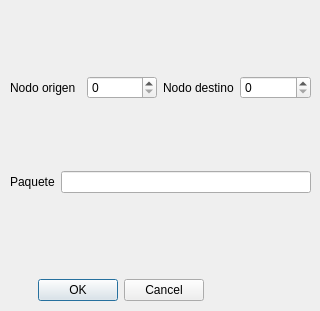
<?xml version="1.0" encoding="UTF-8"?>
<ui version="4.0">
 <class>Dialog</class>
 <widget class="QDialog" name="Dialog">
  <property name="geometry">
   <rect>
    <x>0</x>
    <y>0</y>
    <width>320</width>
    <height>311</height>
   </rect>
  </property>
  <property name="minimumSize">
   <size>
    <width>320</width>
    <height>311</height>
   </size>
  </property>
  <property name="windowTitle">
   <string>Dialog</string>
  </property>
  <widget class="QDialogButtonBox" name="options">
   <property name="geometry">
    <rect>
     <x>10</x>
     <y>270</y>
     <width>221</width>
     <height>41</height>
    </rect>
   </property>
   <property name="orientation">
    <enum>Qt::Horizontal</enum>
   </property>
   <property name="standardButtons">
    <set>QDialogButtonBox::Cancel|QDialogButtonBox::Ok</set>
   </property>
   <property name="centerButtons">
    <bool>true</bool>
   </property>
  </widget>
  <widget class="QWidget" name="verticalLayoutWidget">
   <property name="geometry">
    <rect>
     <x>10</x>
     <y>10</y>
     <width>301</width>
     <height>251</height>
    </rect>
   </property>
   <layout class="QVBoxLayout" name="verticalLayout">
    <item>
     <layout class="QHBoxLayout" name="horizontalLayout">
      <item>
       <widget class="QLabel" name="origin_label">
        <property name="text">
         <string>Nodo origen</string>
        </property>
       </widget>
      </item>
      <item>
       <widget class="QSpinBox" name="origin"/>
      </item>
      <item>
       <widget class="QLabel" name="destination_label">
        <property name="text">
         <string>Nodo destino</string>
        </property>
       </widget>
      </item>
      <item>
       <widget class="QSpinBox" name="destination"/>
      </item>
     </layout>
    </item>
    <item>
     <layout class="QHBoxLayout" name="horizontalLayout_2">
      <item>
       <widget class="QLabel" name="packet_label">
        <property name="text">
         <string>Paquete</string>
        </property>
       </widget>
      </item>
      <item>
       <widget class="QLineEdit" name="packet"/>
      </item>
     </layout>
    </item>
   </layout>
  </widget>
 </widget>
 <resources/>
 <connections>
  <connection>
   <sender>options</sender>
   <signal>accepted()</signal>
   <receiver>Dialog</receiver>
   <slot>accept()</slot>
   <hints>
    <hint type="sourcelabel">
     <x>248</x>
     <y>254</y>
    </hint>
    <hint type="destinationlabel">
     <x>157</x>
     <y>274</y>
    </hint>
   </hints>
  </connection>
  <connection>
   <sender>options</sender>
   <signal>rejected()</signal>
   <receiver>Dialog</receiver>
   <slot>reject()</slot>
   <hints>
    <hint type="sourcelabel">
     <x>316</x>
     <y>260</y>
    </hint>
    <hint type="destinationlabel">
     <x>286</x>
     <y>274</y>
    </hint>
   </hints>
  </connection>
 </connections>
</ui>
